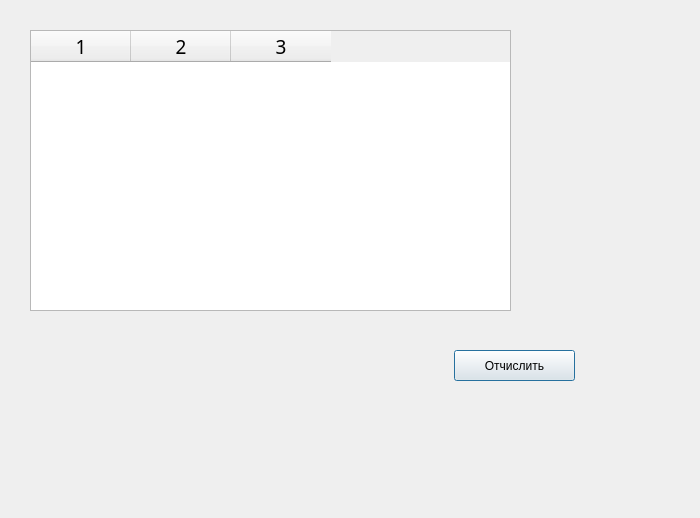
<?xml version="1.0" encoding="UTF-8"?>
<ui version="4.0">
 <class>ListWindow</class>
 <widget class="QDialog" name="ListWindow">
  <property name="geometry">
   <rect>
    <x>0</x>
    <y>0</y>
    <width>700</width>
    <height>518</height>
   </rect>
  </property>
  <property name="minimumSize">
   <size>
    <width>700</width>
    <height>500</height>
   </size>
  </property>
  <property name="windowTitle">
   <string>Dialog</string>
  </property>
  <widget class="QTableWidget" name="table">
   <property name="geometry">
    <rect>
     <x>30</x>
     <y>30</y>
     <width>481</width>
     <height>281</height>
    </rect>
   </property>
   <property name="sizePolicy">
    <sizepolicy hsizetype="Preferred" vsizetype="Expanding">
     <horstretch>0</horstretch>
     <verstretch>0</verstretch>
    </sizepolicy>
   </property>
   <property name="font">
    <font>
     <family>Poor Richard</family>
     <pointsize>14</pointsize>
     <fontweight>Medium</fontweight>
    </font>
   </property>
   <property name="selectionMode">
    <enum>QAbstractItemView::SelectionMode::MultiSelection</enum>
   </property>
   <property name="selectionBehavior">
    <enum>QAbstractItemView::SelectionBehavior::SelectRows</enum>
   </property>
   <property name="textElideMode">
    <enum>Qt::TextElideMode::ElideLeft</enum>
   </property>
   <property name="verticalScrollMode">
    <enum>QAbstractItemView::ScrollMode::ScrollPerPixel</enum>
   </property>
   <property name="horizontalScrollMode">
    <enum>QAbstractItemView::ScrollMode::ScrollPerPixel</enum>
   </property>
   <property name="gridStyle">
    <enum>Qt::PenStyle::DashLine</enum>
   </property>
   <property name="columnCount">
    <number>3</number>
   </property>
   <attribute name="horizontalHeaderVisible">
    <bool>true</bool>
   </attribute>
   <attribute name="verticalHeaderVisible">
    <bool>false</bool>
   </attribute>
   <attribute name="verticalHeaderCascadingSectionResizes">
    <bool>true</bool>
   </attribute>
   <attribute name="verticalHeaderShowSortIndicator" stdset="0">
    <bool>true</bool>
   </attribute>
   <column/>
   <column/>
   <column/>
  </widget>
  <widget class="QPushButton" name="pushButton">
   <property name="geometry">
    <rect>
     <x>454</x>
     <y>350</y>
     <width>121</width>
     <height>31</height>
    </rect>
   </property>
   <property name="text">
    <string>Отчислить</string>
   </property>
  </widget>
 </widget>
 <resources/>
 <connections/>
</ui>
